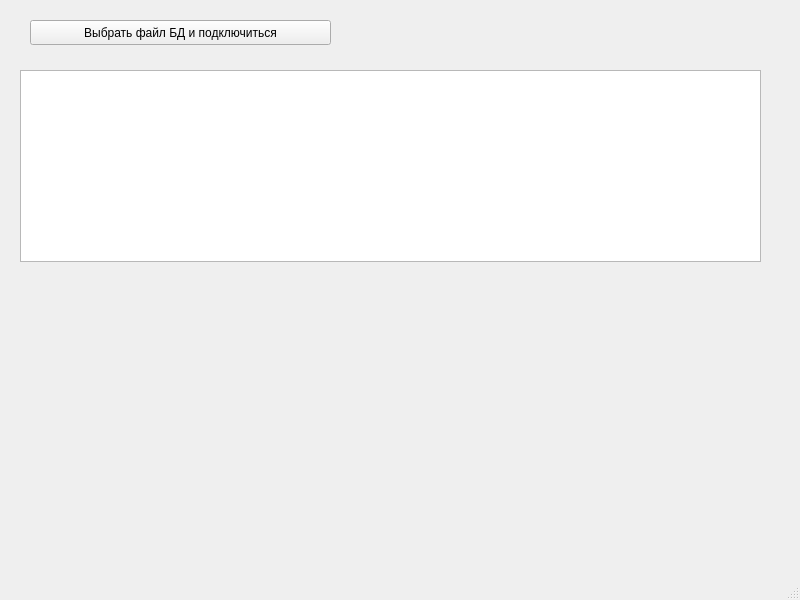
<?xml version="1.0" encoding="UTF-8"?>
<ui version="4.0">
 <class>MainWindow</class>
 <widget class="QMainWindow" name="MainWindow">
  <property name="geometry">
   <rect>
    <x>0</x>
    <y>0</y>
    <width>800</width>
    <height>600</height>
   </rect>
  </property>
  <property name="windowTitle">
   <string>MainWindow</string>
  </property>
  <widget class="QWidget" name="centralwidget">
   <widget class="QTableView" name="tableView">
    <property name="geometry">
     <rect>
      <x>20</x>
      <y>70</y>
      <width>741</width>
      <height>192</height>
     </rect>
    </property>
   </widget>
   <widget class="QPushButton" name="pushButton">
    <property name="geometry">
     <rect>
      <x>30</x>
      <y>20</y>
      <width>301</width>
      <height>25</height>
     </rect>
    </property>
    <property name="text">
     <string>Выбрать файл БД и подключиться</string>
    </property>
   </widget>
  </widget>
  <widget class="QMenuBar" name="menubar">
   <property name="geometry">
    <rect>
     <x>0</x>
     <y>0</y>
     <width>800</width>
     <height>22</height>
    </rect>
   </property>
  </widget>
  <widget class="QStatusBar" name="statusbar"/>
 </widget>
 <resources/>
 <connections/>
</ui>
